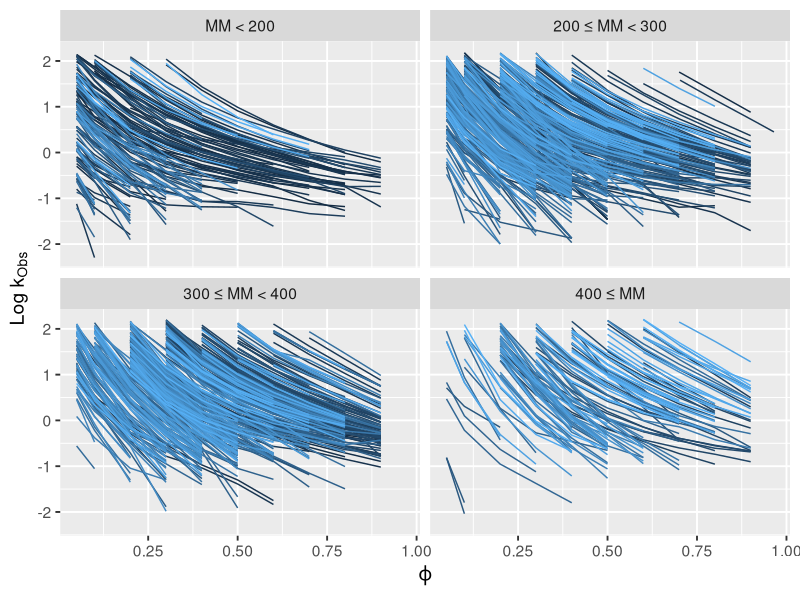
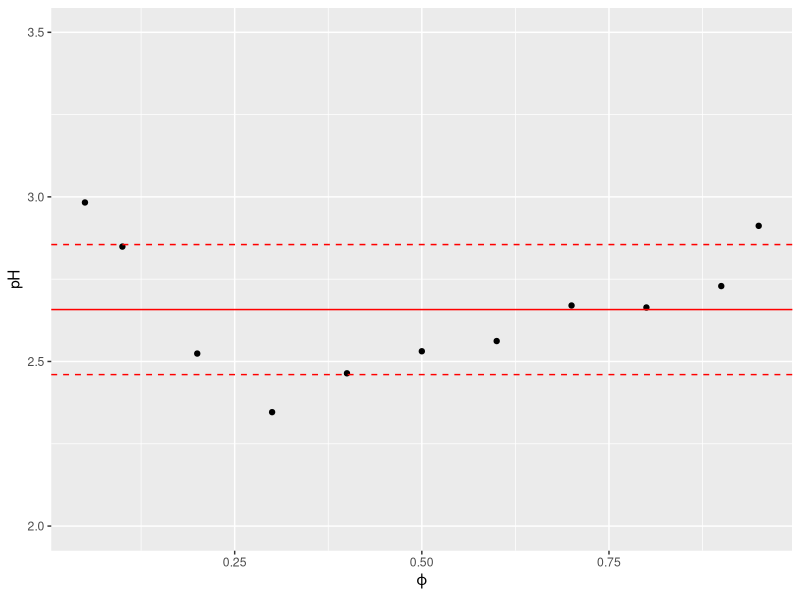
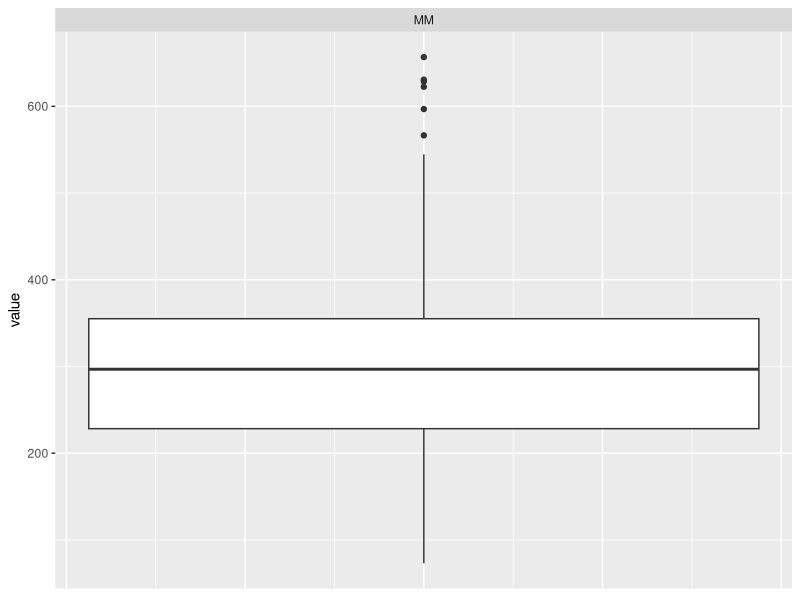
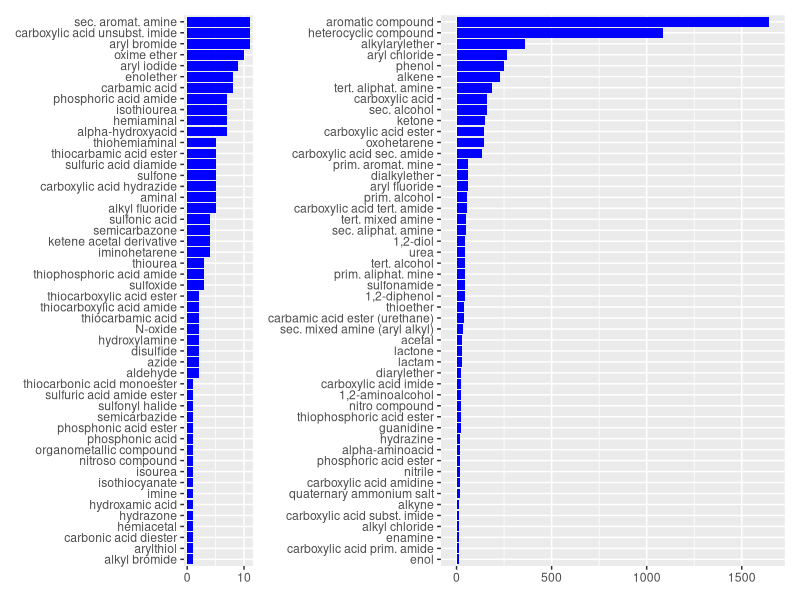

Reproduce these figures in R, in order.
## ---- chunk 1
# load packages
library(here)
library(ggplot2)

# load data
DS        <- read.csv(here::here("1_data/database_stan_1026.csv"),header = TRUE, sep = ";", dec = ".")
DS_names  <- read.csv(here::here("1_data/database_stan_1026_analyte_names.csv"),header = TRUE, sep = ",", dec = ".")

# divide the analytes into groups according to MM
DS$MM_group <- with(DS, ifelse(MW_ACD < 200, "1",
                                 ifelse(MW_ACD < 300 & MW_ACD >= 200, "2", 
                                        ifelse(MW_ACD < 400 & MW_ACD >= 300, "3", "4" ))))
lab <- function(x){
  ifelse(x == 1, "MM < 200",
         ifelse(x == 2, "200 \u2264 MM < 300", 
                ifelse(x == 3, "300 \u2264 MM < 400", "400 \u2264 MM" )))
}

nObs <- length(DS$ID)
nAnalytes <- length(unique(DS$ID))
fi <- seq(0,1,0.1)

ggplot(data=DS, aes(x=concentration, y=logk, group=ID)) + 
  geom_line(aes(color=ID)) + 
  facet_wrap(~MM_group, ncol=2, labeller=labeller(MM_group = lab)) +
  labs(x = expression(varphi), y = expression(Log~k[Obs])) + 
  theme_gray(base_size = 14) + theme(legend.position="none") 
## ---- chunk 2
DS_pH <- read.csv(here::here("1_data/pH.csv"),header = TRUE, sep = ";", dec = ",")


ggplot(data=DS_pH, aes(x=fi, y=pH)) + labs(x = expression(varphi), y = "pH") + 
  geom_point() + geom_hline(yintercept=mean(DS_pH$pH), color = "red") +
  geom_hline(yintercept=mean(DS_pH$pH)-sd(DS_pH$pH), linetype="dashed", color = "red") +
  geom_hline(yintercept=mean(DS_pH$pH)+sd(DS_pH$pH), linetype="dashed", color = "red") + ylim(c(2.0,3.5))
## ---- chunk 3
library(tidyverse)

df <- DS %>% distinct(ID,MW_ACD) %>%
  gather(MW_ACD, key= ACD, value="value") %>%
  mutate(ACD = recode(ACD, "MW_ACD" = "MM"))

ggplot(data= df , aes(x=ACD, y=value))+
  geom_boxplot(aes(1))+facet_wrap(~ ACD,scales = "free") +
  theme(axis.title.x=element_blank(),
        axis.text.x=element_blank(),
        axis.ticks.x=element_blank())
## ---- chunk 4
functional_groups         <- read.csv(here::here("1_data/checkmol_nr_groups.csv"),header = TRUE, sep = ",", dec = ".")
functional_groups_names   <- read.delim(here::here("1_data/checkmol_functional_group_names.csv"),header = TRUE, sep = ";", dec = ".")
## ---- chunk 5
functional_groups[,76]=functional_groups[,76]+functional_groups[,77]       
functional_groups[which(functional_groups[,202]>8.1),202] = 8; # heterocyclic compounds with more than 8 heterocycles are treated as if they have eigth
## ---- chunk 6
idx_excluded <- c(1, 2, 3, 6, 27, 28, 37, 47, 48, 51, 55, 61, 62, 67, 73, 74, 75, 77, 80, 91, 99, 109, 116, 117, 121, 125, 129, 142, 153, 154, 160, 161, 168, 173, 178, 181, 182, 186, 187, 191, 196)
functional_groups_names[which(functional_groups_names$ID_group %in% idx_excluded),2]

functional_groups <- functional_groups[,-idx_excluded]
functional_groups_names <- functional_groups_names[-idx_excluded,]
## ---- chunk 7
idx_not_present = which(colSums(functional_groups==0) == nrow(functional_groups))
functional_groups_names[which(functional_groups_names$ID_group %in% idx_not_present),2]

functional_groups <- functional_groups[,-idx_not_present]
functional_groups_names <- functional_groups_names[-idx_not_present,]
## ---- chunk 8
sumdata=data.frame(value=apply(functional_groups,2,sum))
sumdata$key=functional_groups_names[,2]
sumdata <- sumdata[order(sumdata$value),]
sumdata$split <- rep(c(1,2),each=50)

layout(c(1,2), widths=c(1,3))

p1 <- ggplot(data=sumdata[which(sumdata$split==1),], aes(x=reorder(key, +value), y=value, fill=key)) +
  geom_bar(fill="blue", stat="identity") + 
  theme(legend.position = "none",
        axis.title.x=element_blank(),
        axis.title.y=element_blank()) + 
  coord_flip()+
  scale_y_continuous(breaks=c(0,10))

p2 <- ggplot(data=sumdata[which(sumdata$split==2),], aes(x=reorder(key, +value), y=value, fill=key)) +
  geom_bar(fill="blue", stat="identity") + 
  theme(legend.position = "none",
        axis.title.x=element_blank(),
        axis.title.y=element_blank()) + 
  coord_flip()  

library(patchwork)

# Custom design (# means empty area)
design <- "
  122222
"

# Combine the plots with a custom layout
p1 + p2 +
  plot_layout(design = design)
